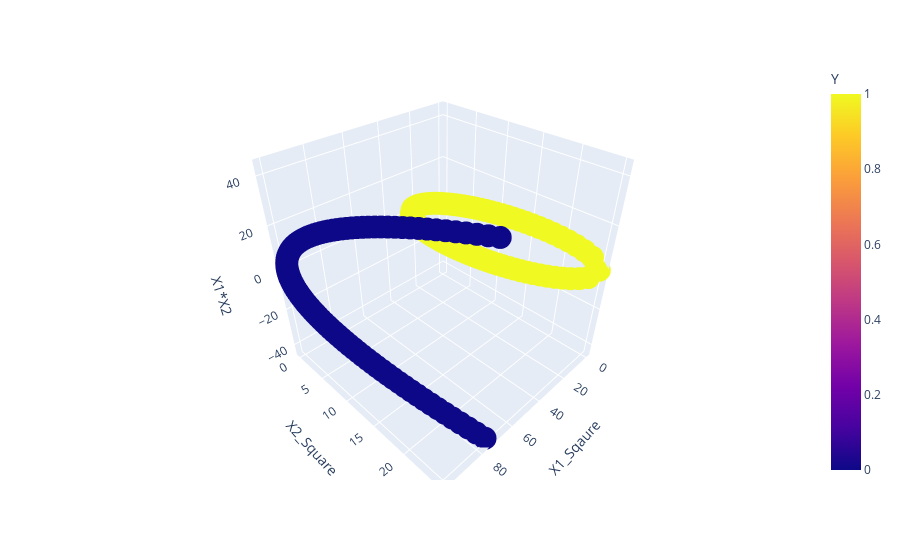

Notebook code cell kept with this figure:
### Code cell
import plotly.express as px
import plotly.express as px
fig=px.scatter_3d(df,x='X1_Sqaure',y='X2_Square',z='X1*X2',color='Y')
fig.show()
plt.show()

### Figure 1 — Plotly figure (JSON) as saved in the notebook; plotly's stock layout.template omitted (floating-point values rounded to 4 significant figures; data arrays with more than 128 entries replaced by an {"elided": "..."} marker saying what was removed)
{"data": [{"hovertemplate": "X1_Sqaure=%{x}<br>X2_Square=%{y}<br>X1*X2=%{z}<br>Y=%{marker.color}<extra></extra>", "legendgroup": "", "marker": {"color": {"elided": "400 int values"}, "coloraxis": "coloraxis", "symbol": "circle"}, "mode": "markers", "name": "", "scene": "scene", "showlegend": false, "type": "scatter3d", "x": {"elided": "400 float values"}, "y": {"elided": "400 float values"}, "z": {"elided": "400 float values"}}], "layout": {"coloraxis": {"colorbar": {"title": {"text": "Y"}}, "colorscale": [[0, "#0d0887"], [0.1111, "#46039f"], [0.2222, "#7201a8"], [0.3333, "#9c179e"], [0.4444, "#bd3786"], [0.5556, "#d8576b"], [0.6667, "#ed7953"], [0.7778, "#fb9f3a"], [0.8889, "#fdca26"], [1, "#f0f921"]]}, "legend": {"tracegroupgap": 0}, "margin": {"t": 60}, "scene": {"domain": {"x": [0, 1], "y": [0, 1]}, "xaxis": {"title": {"text": "X1_Sqaure"}}, "yaxis": {"title": {"text": "X2_Square"}}, "zaxis": {"title": {"text": "X1*X2"}}}}}
